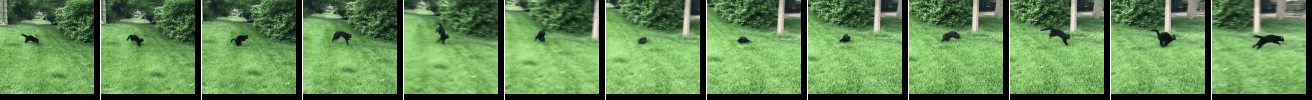
#> input picture harmonydreamer/materials/catrungrass.gif, 2624 x 200 px, found by its file name (shown at 1/2 size)
$ python gifcut.py
#> lines starting #> are read from the running program, lines starting #| are printed output that depends on the picture
from PIL import Image
import os

def crop_and_resize_gif(input_path, output_path, crop_box, indices, concatenated_output_path):
    # Create the output directory for frames
#> called with crop_box = (0, 0, 512, 512)
    frames_dir = output_path.replace('.gif', '_frames')
    os.makedirs(frames_dir, exist_ok=True)

    # Open the original gif
    with Image.open(input_path) as img:
#> img is the input picture: PIL image 2624x200 P; mean R, G, B 99.1, 139.5, 82.8
        frames = []
        selected_frames = []
        # Iterate through each frame
        for frame in range(0, img.n_frames):
            img.seek(frame)
            print(img.size)
            # Crop the frame
            cropped_frame = img.crop(crop_box)
            # Resize the frame
            resized_frame = cropped_frame.resize((512, 512))
            frames.append(resized_frame)

            # Save each frame as an image
            frame_path = os.path.join(frames_dir, f'frame_{frame}.png')
            resized_frame.save(frame_path)

            # Select frames based on the given indices
            if frame in indices:
                selected_frames.append(resized_frame)
#> this loop made 1 pass
#> pass 1, in crop_and_resize_gif, `cropped_frame = img.crop(crop_box)`:
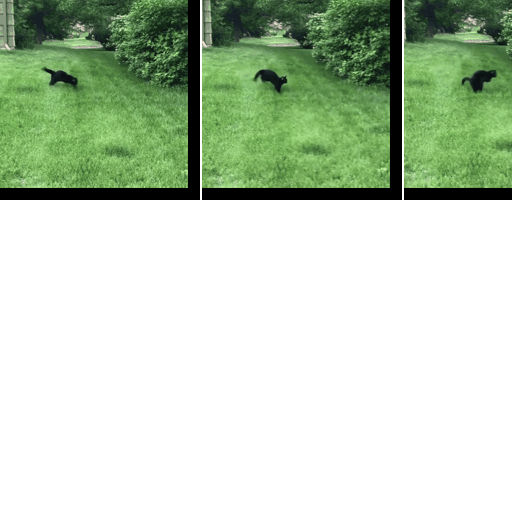
#> cropped_frame: PIL image 512x512 P; mean R, G, B 191.1, 206.8, 185.2
#> after the loop, frames = 1 item; selected_frames = []

        # Save the frames as a new gif
        frames[0].save(output_path, save_all=True, append_images=frames[1:], loop=0)

    # Concatenate the selected frames into one image
    if selected_frames:
        total_width = (200 * len(selected_frames)) + (2 * (len(selected_frames) - 1))
        concatenated_image = Image.new('RGB', (total_width, 200), (255, 255, 255))
        x_offset = 0
        for frame in selected_frames:
            resized_for_concat = frame.resize((200, 200))
            concatenated_image.paste(resized_for_concat, (x_offset, 0))
            x_offset += 202  # 200 for the image width + 2 for the gap

        concatenated_image.save(concatenated_output_path)


### parameter help
### Crop box (left, upper, right, lower) ###


################ flower_pot
crop_box = (50, 50, 400, 400)  # for flower_pot
# [9 lines of commented-out code are left out]


crop_box = (0, 0, 512, 512)
input_gif = '/home/zy3724/4Dprojects/harmonydreamer/materials/catrungrass.gif'
output_gif = '/home/zy3724/4Dprojects/harmonydreamer/materials/catrungrass.gif'
concatenated_output_png = '/home/zy3724/4Dprojects/harmonydreamer/materials/catrungrass.gif'
indices = [1, 3, 5, 7, 9, 11, 13, \
           15, 17, 19, 21, 23, 25]


# [7 lines of commented-out code are left out]


crop_and_resize_gif(input_gif, output_gif, crop_box, indices, concatenated_output_png)
